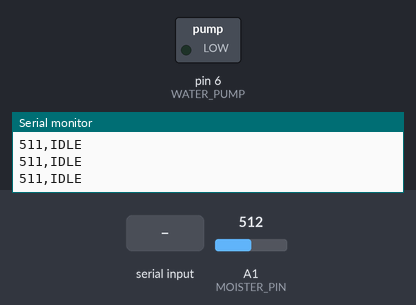
A sketch run on a simulated Arduino Uno, built with avr-gcc and run on an emulated ATmega328P. On the bench: switched loads named in the sketch (green lamp = pin HIGH), the last lines printed to the serial monitor. Inputs (shaded band) come from the test bench; at power-on: A1 (MOISTER_PIN) = 512.

Above: at 1.2 s.
1.3 s: "i" received over Serial
At 1.8 s:
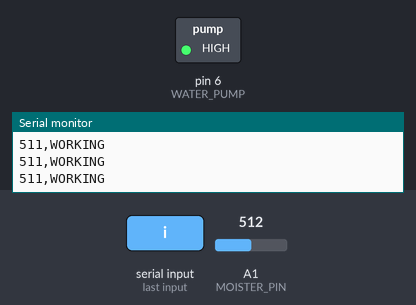
Timing chart, 0 to 7.8 s (numbered marks = the images above; inputs shaded):
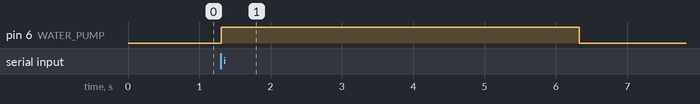

The sketch:

planta2.ino
```cpp
#define ON HIGH
#define OFF LOW
#define WATER_PUMP 6
#define MOISTER_PIN A1

int sensorValue = 0;
int dryLimit = 600;
boolean autoIrrigationStarted = false;

uint32_t irrigationInterval = 5000UL;
uint32_t currMillis = 0;
uint32_t irrigateMillis = 0;
uint8_t pumpStatus = OFF;

void setup() {
  Serial.begin(9600);
  pinMode(WATER_PUMP, OUTPUT);
}

void loop() {
  sensorValue = 1023 - analogRead(MOISTER_PIN);
  currMillis = millis();

  printStatus();

  if (isToStartAutoIrrigation()) {
    irrigateMillis = currMillis;
    autoIrrigationStarted = true;
    startIrrigation();
  }

  if (isToStartManualIrrigation()) {
    irrigateMillis = currMillis;
    autoIrrigationStarted = false;
    startIrrigation();
  }

  if (autoIrrigationStarted && !isDry()) {
      stopIrrigation();
  }

  if (irrigationFinished()) {
    irrigateMillis = currMillis;
    stopIrrigation();
  }

  delay(100);
}

void printStatus() {
  Serial.print(sensorValue);
  Serial.print(',');
  Serial.println(pumpStatus == ON ? "WORKING" : "IDLE");
}

char getMessage() {
  if (Serial.available())
    return Serial.read();

  return NULL;
}

void startIrrigation() {
  if (pumpStatus == ON) return;

  digitalWrite(WATER_PUMP, ON);
  pumpStatus = ON;
}

void stopIrrigation() {
  if (pumpStatus == OFF) return;

  digitalWrite(WATER_PUMP, OFF);
  pumpStatus = OFF;
}

boolean irrigationFinished() {
 return pumpStatus == ON && cycleIntervalFinished();
}

boolean isDry() {
 return sensorValue <= dryLimit;
}

boolean isToAutoIrrigate() {
 return isDry() && cycleIntervalFinished();
}

boolean isToStartAutoIrrigation() {
  return pumpStatus == OFF && isToAutoIrrigate();
}

boolean isToStartManualIrrigation() {
 return getMessage() == 'i';
}

boolean cycleIntervalFinished() {
  return currMillis - irrigateMillis >= irrigationInterval;
}
```

Measured:
- after the input at 1.3 s, pin 6 (WATER_PUMP): LOW → HIGH after 0.01 s instead of 3.7 s
